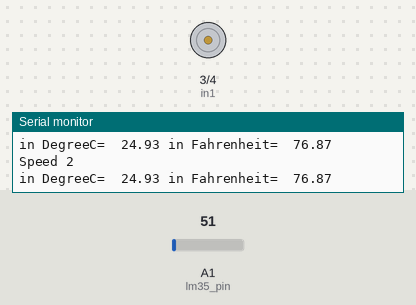
A sketch run on a simulated Arduino Uno, built with avr-gcc and run on an emulated ATmega328P. Shown: motor-driver pin pairs drawn as motors (green arrow = first pin HIGH = forward, orange = second pin HIGH = backward, longer = more drive, scaled by the enable pin), the last lines printed to the serial monitor. The test bench sets the inputs (shaded band); at power-on: A1 (lm35_pin) = 51.

Above: at 1.3 s.
1.4 s: A1 (lm35_pin) set to 66
At 2.9 s:
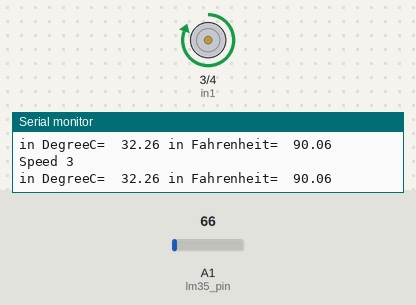
3.5 s: A1 (lm35_pin) set to 61
At 4.6 s:
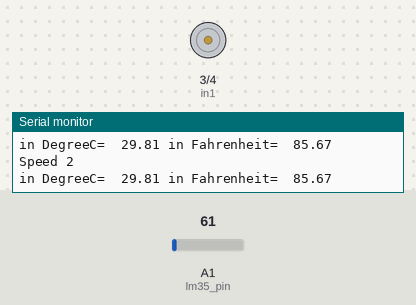
5.5 s: A1 (lm35_pin) set to 71
At 6.3 s:
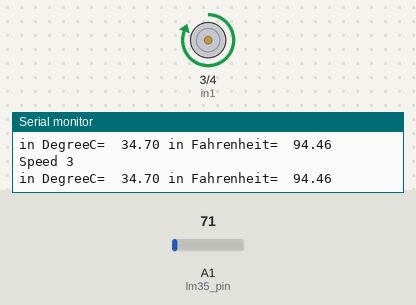
Timing chart, 0 to 8.5 s (numbered marks = the images above; inputs shaded):
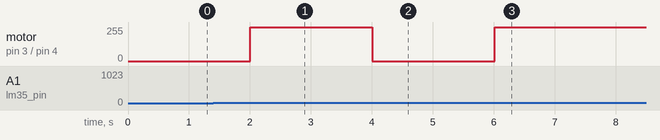

The sketch:

temperature_based_fan_speed_control.ino
```cpp
const int lm35_pin = A1;	/* LM35 O/P pin */
int en = A3;
int in1=3;
int in2=4;
float tempc; //variable to store temperature in degree Celsius
float tempf; //variable to store temperature in Fahreinheit
float vout; //temporary variable to hold sensor reading
void setup() {
  pinMode(en,OUTPUT);
  pinMode(in1,OUTPUT);
  pinMode(in2,OUTPUT);
  pinMode(lm35_pin,INPUT); // Configuring sensor pin as input
  Serial.begin(9600);
}

void loop() {
  vout=analogRead(lm35_pin); //Reading the value from sensor
  vout=(vout*500)/1023;
  tempc=vout; // Storing value in Degree Celsius
  tempf=(vout*1.8)+32; // Converting to Fahrenheit
  Serial.print("in DegreeC=");
  Serial.print("\t");
  Serial.print(tempc);
  Serial.print(" ");
  Serial.print("in Fahrenheit=");
  Serial.print("\t");
  Serial.print(tempf);
  Serial.println();
  delay(500);
  if(tempc <=20){
    Serial.println("Speed 1");
    analogWrite(en, 50);
    digitalWrite(in1, HIGH);
    digitalWrite(in2, LOW);
  }
  if((tempc > 20) && (tempc <=30)){
    Serial.println("Speed 2");
    analogWrite(en, 100);
    digitalWrite(in1, HIGH);
    digitalWrite(in2, LOW);
  }
  if((tempc > 30) && (tempc <=50)){
    Serial.println("Speed 3");
    analogWrite(en, 150);
    digitalWrite(in1, HIGH);
    digitalWrite(in2, LOW);
  }
  if(tempc > 50){
    Serial.println("Speed 4");
    analogWrite(en, 200);
    digitalWrite(in1, HIGH);
    digitalWrite(in2, LOW);
  }

}
```

Measured:
- the behaviour switches between 61 and 62 on A1 (lm35_pin) (found by bisection; images 0 and 1)
- after the input at 1.4 s, motor on pin 3 (in1) / pin 4 (in2): stopped → forward 255/255 after 0.61 s
- after the input at 3.5 s, motor on pin 3 (in1) / pin 4 (in2): forward 255/255 → stopped after 0.51 s
- after the input at 5.5 s, motor on pin 3 (in1) / pin 4 (in2): stopped → forward 255/255 after 0.52 s
